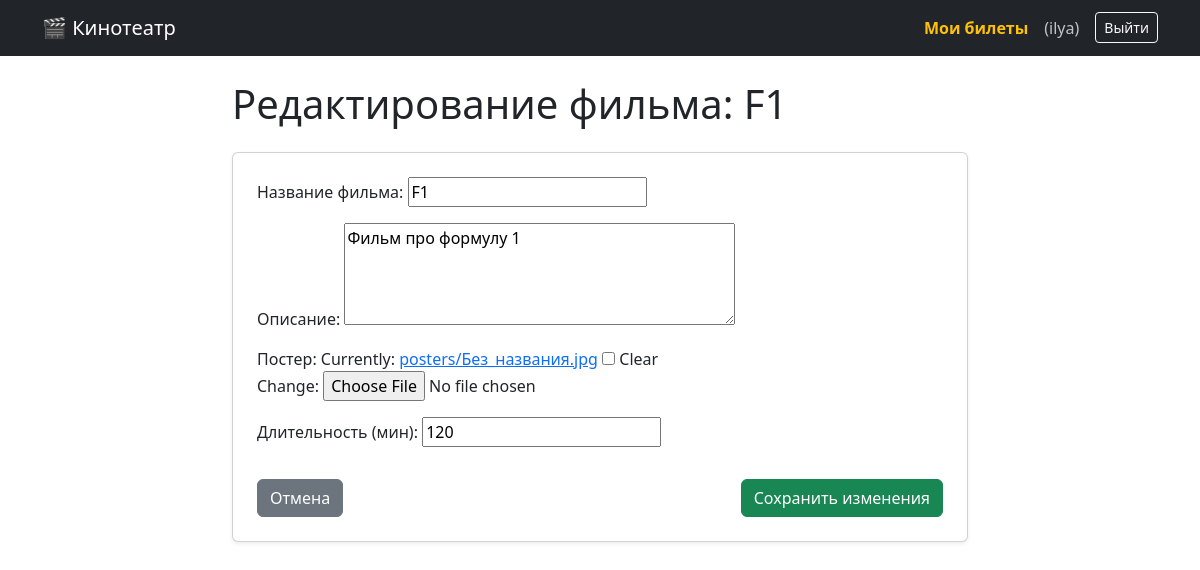
The app's page /movie/1/edit/ (signed in), older data.
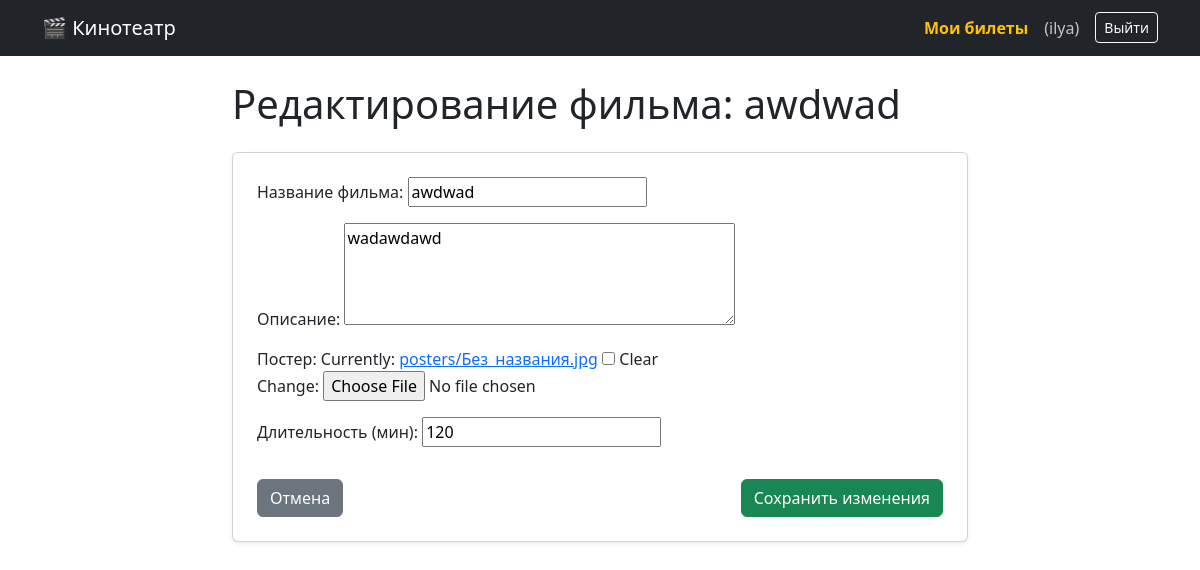
The same page, newer data.
### cinema/models.py (models this page shows, shortened)
class Movie(models.Model):
    title = models.CharField("Название фильма", max_length=100)
    description = models.TextField("Описание")
    poster = models.ImageField("Постер", upload_to='posters/', blank=True, null=True)
    duration_minutes = models.IntegerField("Длительность (мин)")

### cinema/views.py (the view, shortened to what this page needs)
# urls.py: path('movie/<int:pk>/edit/', views.MovieUpdateView.as_view(), name='movie_edit'),
class MovieUpdateView(UserPassesTestMixin, UpdateView):
    model = Movie
    form_class = MovieForm
    template_name = 'cinema/movie_edit.html'
    def test_func(self):
        return self.request.user.is_superuser

### cinema/forms.py
class MovieForm(forms.ModelForm):
    class Meta:
        model = Movie
        fields = ['title', 'description', 'poster', 'duration_minutes']
        widgets = {
            'description': forms.Textarea(attrs={'rows': 4}),
        }

### cinema/templates/cinema/movie_edit.html (shortened to what this page needs)
{% extends 'cinema/base.html' %}
{% block content %}
<div class="row justify-content-center">
    <div class="col-md-8">
        <h1 class="mb-4">Редактирование фильма: {{ movie.title }}</h1>
        <form method="post" enctype="multipart/form-data">
            <div class="card p-4 shadow-sm">
                {{ form.as_p }}
                <div class="d-flex justify-content-between mt-3">
                    <a href="{% url 'movie_detail' movie.id %}" class="btn btn-secondary">Отмена</a>
                    <button type="submit" class="btn btn-success">Сохранить изменения</button>
                </div>
            </div>
        </form>
    </div>
</div>
{% endblock %}

Row changes from the older to the newer data that the page shows:
changed Movie: title "F1" → "awdwad"; description "Фильм про формулу 1" → "wadawdawd"
